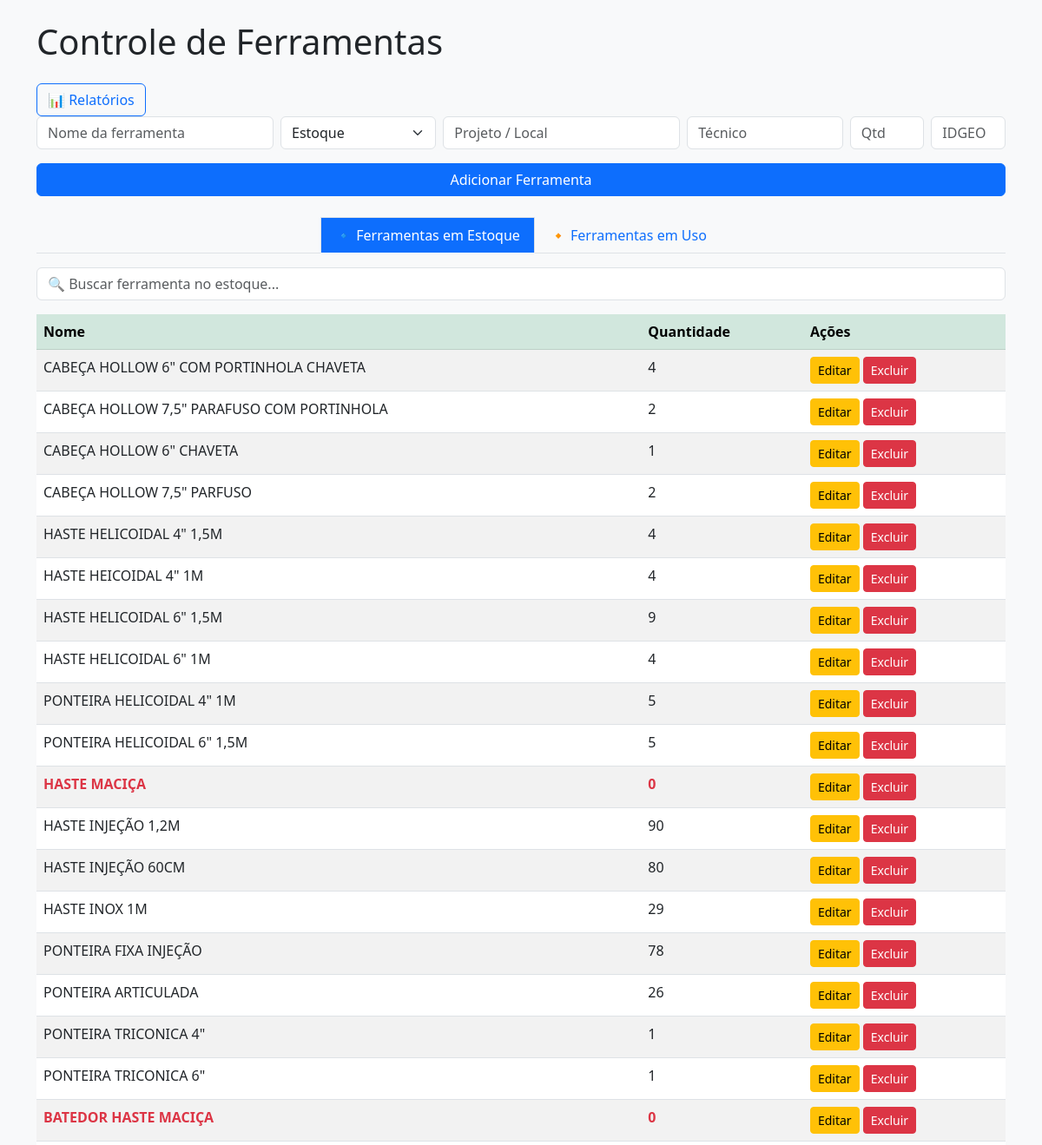
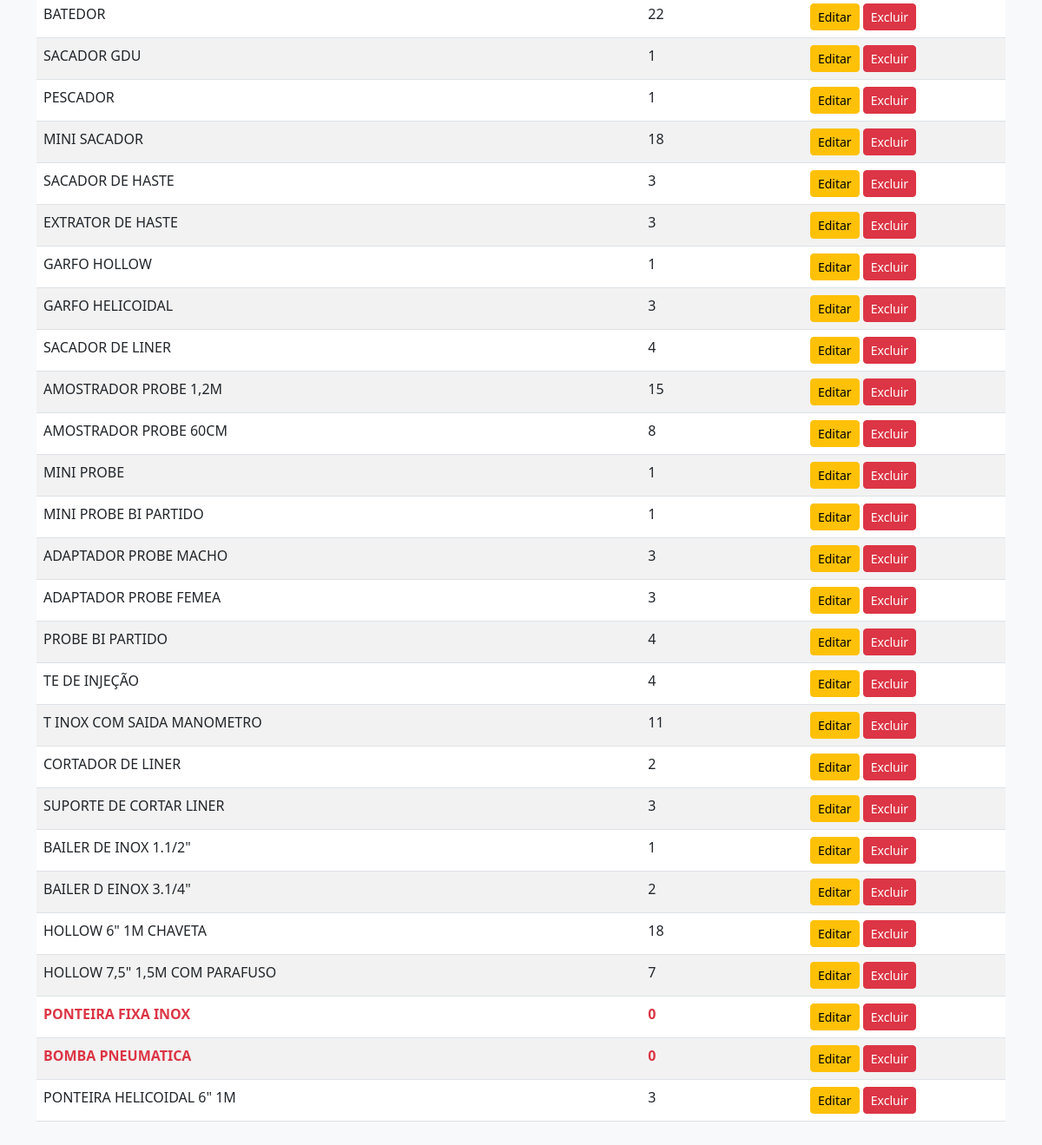
Before: / with the older database file (2 pictures, top to bottom).
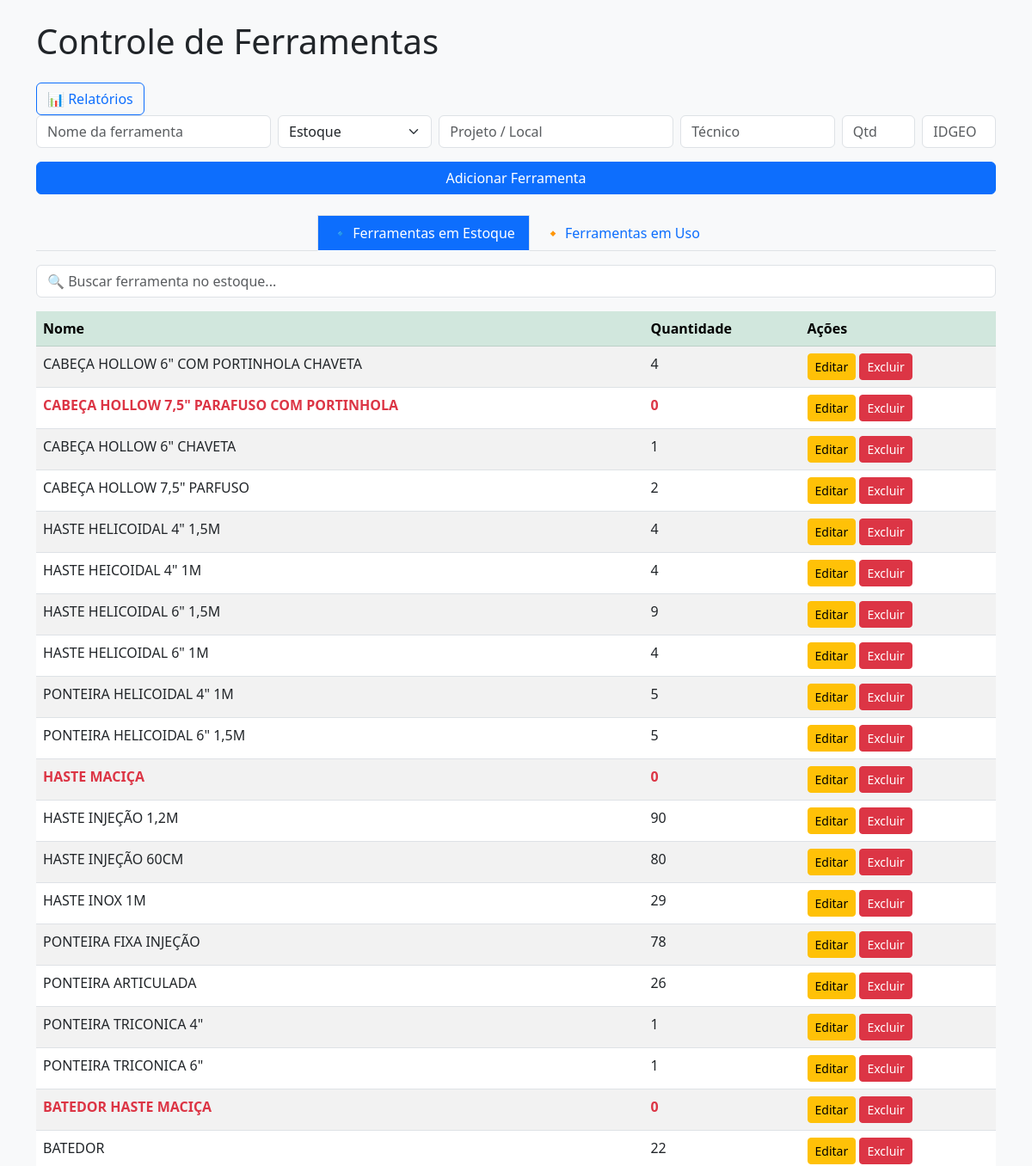
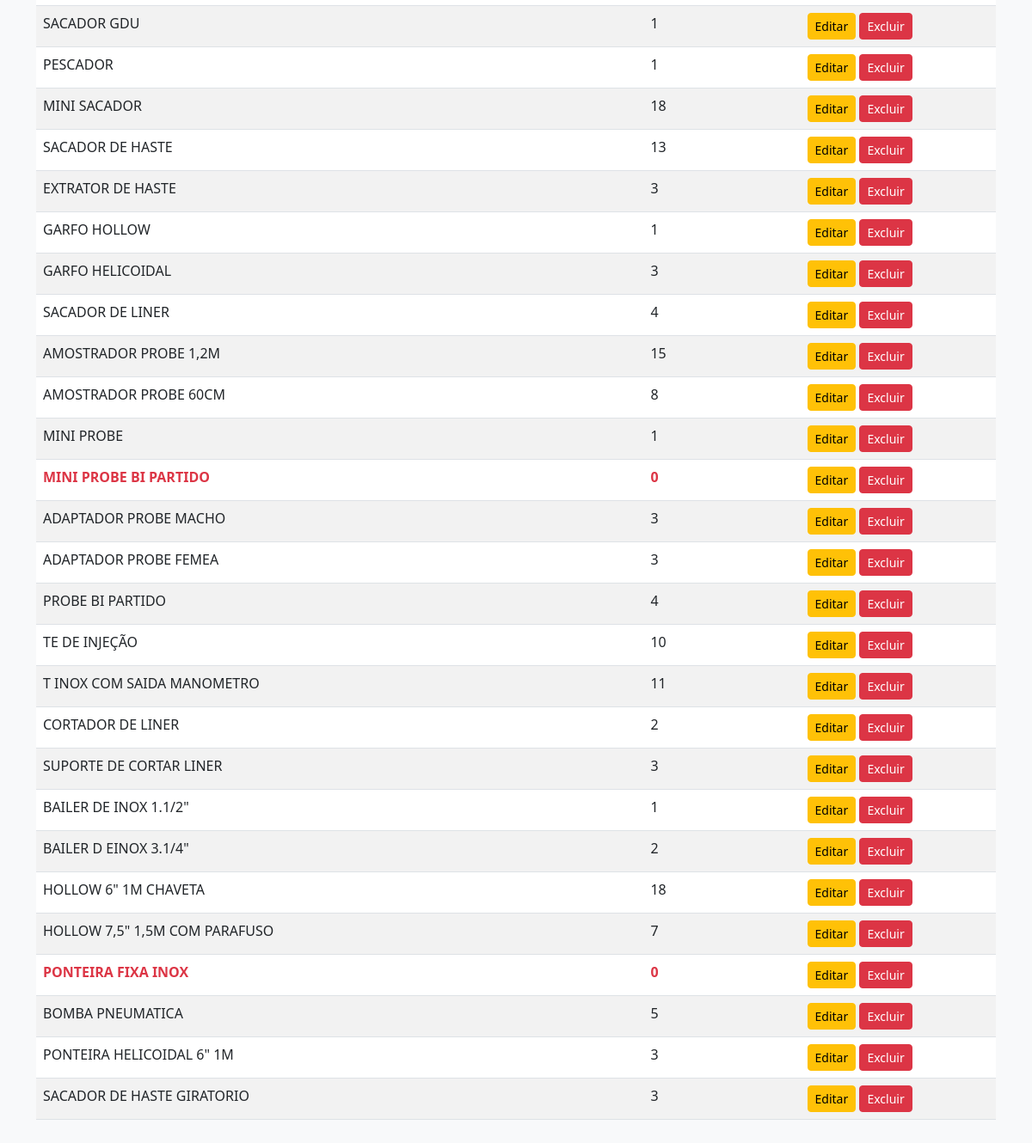
After: the same page with the newer database file (2 pictures, top to bottom).
### tables this page shows
CREATE TABLE ferramentas (
    id INTEGER PRIMARY KEY AUTOINCREMENT,
    nome TEXT NOT NULL,
    status TEXT NOT NULL,
    local TEXT NOT NULL,
    tecnico TEXT,
    quantidade INTEGER NOT NULL,
    idgeo TEXT
);

### app.py (the view)
@app.route('/')
def index():
    try:
        conn = get_db_connection()
        ferramentas_estoque = conn.execute('SELECT * FROM ferramentas WHERE status = "estoque"').fetchall()
        ferramentas_uso = conn.execute('SELECT * FROM ferramentas WHERE status = "uso"').fetchall()
        conn.close()
        return render_template('index.html', ferramentas_estoque=ferramentas_estoque, ferramentas_uso=ferramentas_uso)
    except sqlite3.OperationalError as e:
        erro = str(e)
        return render_template('index.html', ferramentas_estoque=[], ferramentas_uso=[], erro=erro)

### app.py (called while the page is built)
def get_db_connection():
    conn = sqlite3.connect('ferramentas.db')
    conn.row_factory = sqlite3.Row
    return conn

### templates/index.html (shortened to what this page needs)
<!DOCTYPE html>
<html lang="pt-br">
<head>
    <link href="https://cdn.jsdelivr.net/npm/bootstrap@5.3.0/dist/css/bootstrap.min.css" rel="stylesheet">
</head>
<body class="bg-light p-4">
<div class="container">
    <h1 class="mb-4">Controle de Ferramentas</h1>
    <a href="/relatorios" class="btn btn-outline-primary">📊 Relatórios</a>
    <form method="POST" action="/adicionar" class="row g-2 mb-4">
        <div class="col-md-3"><input name="nome" class="form-control" placeholder="Nome da ferramenta" required></div>
        <div class="col-md-2">
            <select name="status" class="form-select" required>
                <option value="estoque">Estoque</option>
            </select>
        </div>
        <div class="col-md-3"><input name="local" class="form-control" placeholder="Projeto / Local"></div>
        <div class="col-md-2"><input name="tecnico" class="form-control" placeholder="Técnico"></div>
        <div class="col-md-1"><input name="quantidade" type="number" class="form-control" placeholder="Qtd" min="0" required></div>
        <div class="col-md-1"><input name="idgeo" class="form-control" placeholder="IDGEO"></div>
        <div class="col-md-12"><button class="btn btn-primary w-100 mt-2">Adicionar Ferramenta</button></div>
    </form>
    <ul class="nav nav-tabs mb-3 justify-content-center" id="abasFerramentas" role="tablist">
        <li class="nav-item" role="presentation">
            <button class="nav-link active" id="aba-estoque-tab" data-bs-toggle="tab" data-bs-target="#aba-estoque" type="button" role="tab">🔹 Ferramentas em Estoque</button>
        </li>
        <li class="nav-item" role="presentation">
            <button class="nav-link" id="aba-uso-tab" data-bs-toggle="tab" data-bs-target="#aba-uso" type="button" role="tab">🔸 Ferramentas em Uso</button>
        </li>
    </ul>
    <div class="tab-content" id="conteudoAbas">
        <div class="tab-pane fade show active" id="aba-estoque" role="tabpanel">
            <input type="text" class="form-control mb-3" id="buscaEstoque" placeholder="🔍 Buscar ferramenta no estoque..." onkeyup="filtrarTabela('buscaEstoque', 'tabelaEstoque')">
            <table class="table table-striped" id="tabelaEstoque">
                <thead class="table-success">
                    <tr><th>Nome</th><th>Quantidade</th><th>Ações</th></tr>
                </thead>
                <tbody>
                    {% for f in ferramentas_estoque %}
                    <tr>
                        <td class="{% if f.quantidade == 0 %}text-danger fw-bold{% endif %}">{{ f.nome }}</td>
                        <td class="{% if f.quantidade == 0 %}text-danger fw-bold{% endif %}">{{ f.quantidade }}</td>
                        <td>
                            <a href="/editar/{{ f.id }}" class="btn btn-warning btn-sm">Editar</a>
                            <a href="/deletar/{{ f.id }}" class="btn btn-danger btn-sm">Excluir</a>
                        </td>
                    </tr>
                    {% endfor %}
                </tbody>
            </table>
        </div>
    </div>
</div>
</body>
</html>

### templates/index.html (style rules this page uses)
.nav-tabs .nav-link { font-size: 16px; font-weight: 500; padding: 8px 16px; border-radius: 0; }
.nav-tabs .nav-link.active { background-color: #0d6efd; color: white; border-radius: 0; }

Changed rows visible on the page:
changed ferramentas "CABEÇA HOLLOW 7,5\" PARAFUSO COM PORTINHOLA": quantidade "2" → "0"
changed ferramentas "SACADOR DE HASTE": quantidade "3" → "13"
changed ferramentas "MINI PROBE BI PARTIDO": quantidade "1" → "0"
changed ferramentas "TE DE INJEÇÃO": quantidade "4" → "10"
changed ferramentas "BOMBA PNEUMATICA": quantidade "0" → "5"
added ferramentas: nome "SACADOR DE HASTE GIRATORIO", quantidade "3"
